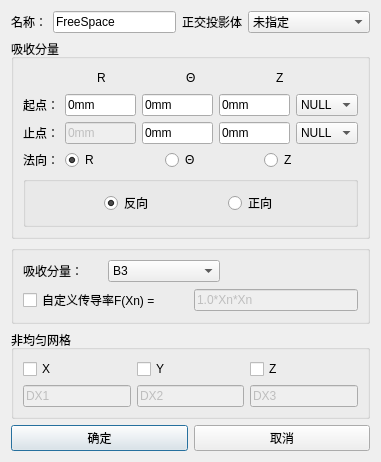
<?xml version="1.0" encoding="UTF-8"?>
<ui version="4.0">
 <class>Dialog_FreeDlg</class>
 <widget class="QDialog" name="Dialog_FreeDlg">
  <property name="windowModality">
   <enum>Qt::ApplicationModal</enum>
  </property>
  <property name="geometry">
   <rect>
    <x>0</x>
    <y>0</y>
    <width>381</width>
    <height>448</height>
   </rect>
  </property>
  <property name="minimumSize">
   <size>
    <width>0</width>
    <height>0</height>
   </size>
  </property>
  <property name="maximumSize">
   <size>
    <width>16777215</width>
    <height>16777215</height>
   </size>
  </property>
  <property name="windowTitle">
   <string>吸收边界</string>
  </property>
  <layout class="QGridLayout" name="gridLayout">
   <item row="0" column="0">
    <layout class="QHBoxLayout" name="horizontalLayout">
     <item>
      <widget class="QLabel" name="Label_Name">
       <property name="sizePolicy">
        <sizepolicy hsizetype="Fixed" vsizetype="Fixed">
         <horstretch>0</horstretch>
         <verstretch>0</verstretch>
        </sizepolicy>
       </property>
       <property name="text">
        <string>名称：</string>
       </property>
      </widget>
     </item>
     <item>
      <widget class="QLineEdit" name="LineEdit_Name">
       <property name="sizePolicy">
        <sizepolicy hsizetype="Preferred" vsizetype="Fixed">
         <horstretch>0</horstretch>
         <verstretch>0</verstretch>
        </sizepolicy>
       </property>
       <property name="text">
        <string>FreeSpace</string>
       </property>
      </widget>
     </item>
     <item>
      <widget class="QLabel" name="Label_Shadow">
       <property name="sizePolicy">
        <sizepolicy hsizetype="Fixed" vsizetype="Preferred">
         <horstretch>0</horstretch>
         <verstretch>0</verstretch>
        </sizepolicy>
       </property>
       <property name="text">
        <string>正交投影体</string>
       </property>
      </widget>
     </item>
     <item>
      <widget class="StyledComboBox" name="ComboBox_Shadow">
       <property name="enabled">
        <bool>true</bool>
       </property>
       <property name="maximumSize">
        <size>
         <width>16777215</width>
         <height>16777215</height>
        </size>
       </property>
       <item>
        <property name="text">
         <string>未指定</string>
        </property>
       </item>
      </widget>
     </item>
    </layout>
   </item>
   <item row="1" column="0">
    <widget class="QGroupBox" name="groupBox_Port">
     <property name="sizePolicy">
      <sizepolicy hsizetype="Preferred" vsizetype="Preferred">
       <horstretch>0</horstretch>
       <verstretch>0</verstretch>
      </sizepolicy>
     </property>
     <property name="title">
      <string>吸收分量</string>
     </property>
     <property name="flat">
      <bool>true</bool>
     </property>
     <layout class="QGridLayout" name="gridLayout_4">
      <item row="1" column="0">
       <layout class="QHBoxLayout" name="horizontalLayout_start">
        <item>
         <widget class="QLabel" name="label_start">
          <property name="text">
           <string>起点：</string>
          </property>
         </widget>
        </item>
        <item>
         <widget class="QLineEdit" name="LineEdit_start_x">
          <property name="text">
           <string>0mm</string>
          </property>
         </widget>
        </item>
        <item>
         <widget class="QLineEdit" name="LineEdit_start_y">
          <property name="text">
           <string>0mm</string>
          </property>
         </widget>
        </item>
        <item>
         <widget class="QLineEdit" name="LineEdit_start_z">
          <property name="text">
           <string>0mm</string>
          </property>
         </widget>
        </item>
        <item>
         <widget class="StyledComboBox" name="ComboBox_start">
          <property name="sizePolicy">
           <sizepolicy hsizetype="Expanding" vsizetype="Fixed">
            <horstretch>0</horstretch>
            <verstretch>0</verstretch>
           </sizepolicy>
          </property>
          <item>
           <property name="text">
            <string>NULL</string>
           </property>
          </item>
         </widget>
        </item>
       </layout>
      </item>
      <item row="5" column="0">
       <layout class="QHBoxLayout" name="horizontalLayout_2">
        <item>
         <widget class="QLabel" name="label">
          <property name="sizePolicy">
           <sizepolicy hsizetype="Fixed" vsizetype="Preferred">
            <horstretch>0</horstretch>
            <verstretch>0</verstretch>
           </sizepolicy>
          </property>
          <property name="text">
           <string>法向：</string>
          </property>
         </widget>
        </item>
        <item>
         <widget class="QRadioButton" name="radioButton_x">
          <property name="text">
           <string>R</string>
          </property>
          <property name="checked">
           <bool>true</bool>
          </property>
         </widget>
        </item>
        <item>
         <widget class="QRadioButton" name="radioButton_y">
          <property name="text">
           <string>Θ</string>
          </property>
         </widget>
        </item>
        <item>
         <widget class="QRadioButton" name="radioButton_z">
          <property name="text">
           <string>Z</string>
          </property>
         </widget>
        </item>
       </layout>
      </item>
      <item row="3" column="0">
       <layout class="QHBoxLayout" name="horizontalLayout_end">
        <item>
         <widget class="QLabel" name="label_end">
          <property name="text">
           <string>止点：</string>
          </property>
         </widget>
        </item>
        <item>
         <widget class="QLineEdit" name="LineEdit_end_x">
          <property name="enabled">
           <bool>false</bool>
          </property>
          <property name="text">
           <string>0mm</string>
          </property>
         </widget>
        </item>
        <item>
         <widget class="QLineEdit" name="LineEdit_end_y">
          <property name="text">
           <string>0mm</string>
          </property>
         </widget>
        </item>
        <item>
         <widget class="QLineEdit" name="LineEdit_end_z">
          <property name="text">
           <string>0mm</string>
          </property>
         </widget>
        </item>
        <item>
         <widget class="StyledComboBox" name="ComboBox_end">
          <property name="sizePolicy">
           <sizepolicy hsizetype="Expanding" vsizetype="Fixed">
            <horstretch>0</horstretch>
            <verstretch>0</verstretch>
           </sizepolicy>
          </property>
          <item>
           <property name="text">
            <string>NULL</string>
           </property>
          </item>
         </widget>
        </item>
       </layout>
      </item>
      <item row="0" column="0">
       <layout class="QHBoxLayout" name="horizontalLayout_5">
        <item>
         <spacer name="horizontalSpacer_4">
          <property name="orientation">
           <enum>Qt::Horizontal</enum>
          </property>
          <property name="sizeHint" stdset="0">
           <size>
            <width>40</width>
            <height>20</height>
           </size>
          </property>
         </spacer>
        </item>
        <item>
         <widget class="QLabel" name="label_X">
          <property name="text">
           <string>R</string>
          </property>
         </widget>
        </item>
        <item>
         <spacer name="horizontalSpacer_5">
          <property name="orientation">
           <enum>Qt::Horizontal</enum>
          </property>
          <property name="sizeHint" stdset="0">
           <size>
            <width>40</width>
            <height>20</height>
           </size>
          </property>
         </spacer>
        </item>
        <item>
         <widget class="QLabel" name="label_Y">
          <property name="text">
           <string>Θ</string>
          </property>
         </widget>
        </item>
        <item>
         <spacer name="horizontalSpacer_6">
          <property name="orientation">
           <enum>Qt::Horizontal</enum>
          </property>
          <property name="sizeHint" stdset="0">
           <size>
            <width>40</width>
            <height>20</height>
           </size>
          </property>
         </spacer>
        </item>
        <item>
         <widget class="QLabel" name="label_Z">
          <property name="text">
           <string>Z</string>
          </property>
         </widget>
        </item>
        <item>
         <spacer name="horizontalSpacer_7">
          <property name="orientation">
           <enum>Qt::Horizontal</enum>
          </property>
          <property name="sizeHint" stdset="0">
           <size>
            <width>40</width>
            <height>20</height>
           </size>
          </property>
         </spacer>
        </item>
       </layout>
      </item>
      <item row="4" column="0">
       <spacer name="verticalSpacer_18">
        <property name="orientation">
         <enum>Qt::Vertical</enum>
        </property>
        <property name="sizeHint" stdset="0">
         <size>
          <width>20</width>
          <height>40</height>
         </size>
        </property>
       </spacer>
      </item>
      <item row="2" column="0">
       <spacer name="verticalSpacer_17">
        <property name="orientation">
         <enum>Qt::Vertical</enum>
        </property>
        <property name="sizeHint" stdset="0">
         <size>
          <width>20</width>
          <height>40</height>
         </size>
        </property>
       </spacer>
      </item>
      <item row="6" column="0">
       <widget class="QGroupBox" name="groupBox_2">
        <property name="sizePolicy">
         <sizepolicy hsizetype="Expanding" vsizetype="Expanding">
          <horstretch>0</horstretch>
          <verstretch>0</verstretch>
         </sizepolicy>
        </property>
        <property name="title">
         <string/>
        </property>
        <property name="flat">
         <bool>true</bool>
        </property>
        <layout class="QGridLayout" name="gridLayout_5">
         <item row="0" column="0">
          <layout class="QHBoxLayout" name="horizontalLayout_4">
           <item>
            <spacer name="horizontalSpacer">
             <property name="orientation">
              <enum>Qt::Horizontal</enum>
             </property>
             <property name="sizeHint" stdset="0">
              <size>
               <width>40</width>
               <height>20</height>
              </size>
             </property>
            </spacer>
           </item>
           <item>
            <widget class="QRadioButton" name="radioButton_opposite">
             <property name="text">
              <string>反向</string>
             </property>
             <property name="checked">
              <bool>true</bool>
             </property>
            </widget>
           </item>
           <item>
            <spacer name="horizontalSpacer_3">
             <property name="orientation">
              <enum>Qt::Horizontal</enum>
             </property>
             <property name="sizeHint" stdset="0">
              <size>
               <width>40</width>
               <height>20</height>
              </size>
             </property>
            </spacer>
           </item>
           <item>
            <widget class="QRadioButton" name="radioButton_forward">
             <property name="text">
              <string>正向</string>
             </property>
            </widget>
           </item>
           <item>
            <spacer name="horizontalSpacer_2">
             <property name="orientation">
              <enum>Qt::Horizontal</enum>
             </property>
             <property name="sizeHint" stdset="0">
              <size>
               <width>40</width>
               <height>20</height>
              </size>
             </property>
            </spacer>
           </item>
          </layout>
         </item>
        </layout>
       </widget>
      </item>
     </layout>
    </widget>
   </item>
   <item row="2" column="0">
    <widget class="QGroupBox" name="groupBox_Port2">
     <property name="title">
      <string/>
     </property>
     <property name="flat">
      <bool>true</bool>
     </property>
     <layout class="QGridLayout" name="gridLayout_3">
      <item row="0" column="0">
       <widget class="QLabel" name="label_2">
        <property name="text">
         <string>吸收分量：</string>
        </property>
       </widget>
      </item>
      <item row="1" column="2" colspan="2">
       <widget class="QLineEdit" name="LineEdit_vport">
        <property name="enabled">
         <bool>false</bool>
        </property>
        <property name="text">
         <string>1.0*Xn*Xn</string>
        </property>
       </widget>
      </item>
      <item row="0" column="1" colspan="2">
       <widget class="StyledComboBox" name="ComboBox_Absorption">
        <property name="sizePolicy">
         <sizepolicy hsizetype="Maximum" vsizetype="Fixed">
          <horstretch>0</horstretch>
          <verstretch>0</verstretch>
         </sizepolicy>
        </property>
        <property name="currentIndex">
         <number>7</number>
        </property>
        <property name="maxCount">
         <number>8</number>
        </property>
        <property name="modelColumn">
         <number>0</number>
        </property>
        <item>
         <property name="text">
          <string>TRANSVERSE</string>
         </property>
        </item>
        <item>
         <property name="text">
          <string>ALL</string>
         </property>
        </item>
        <item>
         <property name="text">
          <string>E1</string>
         </property>
        </item>
        <item>
         <property name="text">
          <string>E2</string>
         </property>
        </item>
        <item>
         <property name="text">
          <string>E3</string>
         </property>
        </item>
        <item>
         <property name="text">
          <string>B1</string>
         </property>
        </item>
        <item>
         <property name="text">
          <string>B2</string>
         </property>
        </item>
        <item>
         <property name="text">
          <string>B3</string>
         </property>
        </item>
       </widget>
      </item>
      <item row="1" column="0" colspan="2">
       <widget class="QCheckBox" name="checkBox_vport">
        <property name="text">
         <string>自定义传导率F(Xn) =</string>
        </property>
       </widget>
      </item>
     </layout>
    </widget>
   </item>
   <item row="3" column="0">
    <widget class="QGroupBox" name="groupBox">
     <property name="title">
      <string>非均匀网格</string>
     </property>
     <layout class="QGridLayout" name="gridLayout_2">
      <item row="0" column="0">
       <spacer name="verticalSpacer_8">
        <property name="orientation">
         <enum>Qt::Vertical</enum>
        </property>
        <property name="sizeHint" stdset="0">
         <size>
          <width>20</width>
          <height>40</height>
         </size>
        </property>
       </spacer>
      </item>
      <item row="4" column="0">
       <spacer name="verticalSpacer_10">
        <property name="orientation">
         <enum>Qt::Vertical</enum>
        </property>
        <property name="sizeHint" stdset="0">
         <size>
          <width>20</width>
          <height>40</height>
         </size>
        </property>
       </spacer>
      </item>
      <item row="1" column="0">
       <layout class="QHBoxLayout" name="horizontalLayout_8">
        <item>
         <widget class="QCheckBox" name="checkBox_x">
          <property name="text">
           <string>X</string>
          </property>
         </widget>
        </item>
        <item>
         <widget class="QCheckBox" name="checkBox_y">
          <property name="text">
           <string>Y</string>
          </property>
         </widget>
        </item>
        <item>
         <widget class="QCheckBox" name="checkBox_z">
          <property name="text">
           <string>Z</string>
          </property>
         </widget>
        </item>
       </layout>
      </item>
      <item row="3" column="0">
       <layout class="QHBoxLayout" name="horizontalLayout_9">
        <item>
         <widget class="QLineEdit" name="LineEdit_DX1">
          <property name="enabled">
           <bool>false</bool>
          </property>
          <property name="text">
           <string>DX1</string>
          </property>
         </widget>
        </item>
        <item>
         <widget class="QLineEdit" name="LineEdit_DX2">
          <property name="enabled">
           <bool>false</bool>
          </property>
          <property name="text">
           <string>DX2</string>
          </property>
         </widget>
        </item>
        <item>
         <widget class="QLineEdit" name="LineEdit_DX3">
          <property name="enabled">
           <bool>false</bool>
          </property>
          <property name="text">
           <string>DX3</string>
          </property>
         </widget>
        </item>
       </layout>
      </item>
      <item row="2" column="0">
       <spacer name="verticalSpacer_11">
        <property name="orientation">
         <enum>Qt::Vertical</enum>
        </property>
        <property name="sizeHint" stdset="0">
         <size>
          <width>20</width>
          <height>40</height>
         </size>
        </property>
       </spacer>
      </item>
     </layout>
    </widget>
   </item>
   <item row="4" column="0">
    <layout class="QHBoxLayout" name="horizontalLayout_11">
     <item>
      <widget class="QPushButton" name="pb_ok">
       <property name="text">
        <string>确定</string>
       </property>
      </widget>
     </item>
     <item>
      <widget class="QPushButton" name="pb_cancel">
       <property name="text">
        <string>取消</string>
       </property>
      </widget>
     </item>
    </layout>
   </item>
  </layout>
 </widget>
 <customwidgets>
  <customwidget>
   <class>StyledComboBox</class>
   <extends>QComboBox</extends>
   <header>StyledComboBox.h</header>
  </customwidget>
 </customwidgets>
 <resources/>
 <connections/>
</ui>
